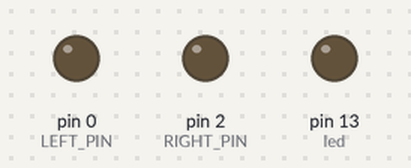
Recording of a sketch running on a simulated Arduino Uno, built with avr-gcc and run on an emulated ATmega328P. Parts: output pins drawn as LEDs (lit = HIGH).

Above: at 0.1 s.
At 1.1 s:
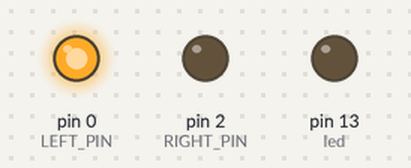
At 2.1 s:
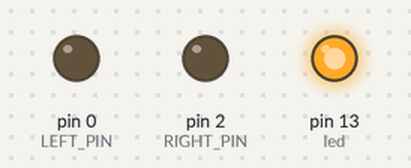
Timing chart, 0 to 3.6 s (numbered marks = the images above):
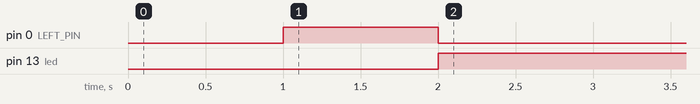

The sketch:

basic_air_control.ino
```cpp
#define LEFT_PIN 0
#define RIGHT_PIN 2
#define led LED_BUILTIN

void setup() {
  pinMode(LEFT_PIN, OUTPUT);     // Initialize the LED_BUILTIN pin as an output
  pinMode(RIGHT_PIN, OUTPUT);
  pinMode(led, OUTPUT);
  digitalWrite(LEFT_PIN, LOW);
  digitalWrite(RIGHT_PIN, LOW);
  delay(1000);
}

/*
  Enable a pin (presumably connected to a solenoid) for a provided duration (milliseconds)
*/
void pulse(int pin, int dur) {
  digitalWrite(pin, HIGH);
  digitalWrite(led, LOW);
  delay(dur);
  digitalWrite(pin, LOW);
  digitalWrite(led, HIGH);
}

// the loop function runs over and over again forever
void loop() {
  pulse(LEFT_PIN, 1000);
//  pulse(RIGHT_PIN, 1000);
  delay(150000);
//  pulse(RIGHT_PIN, 1000);
  delay(150000);
//  pulse(LEFT_PIN, 1000);
//  pulse(RIGHT_PIN, 1000);
  delay(150000);
//  pulse(RIGHT_PIN, 1000);
  delay(150000);
}
```

Measured:
- by itself, pin 0 (LEFT_PIN): LOW → HIGH at 1.0 s, → LOW 1.0 s later
- by itself, pin 13 (led): LOW → HIGH at 2.0 s
